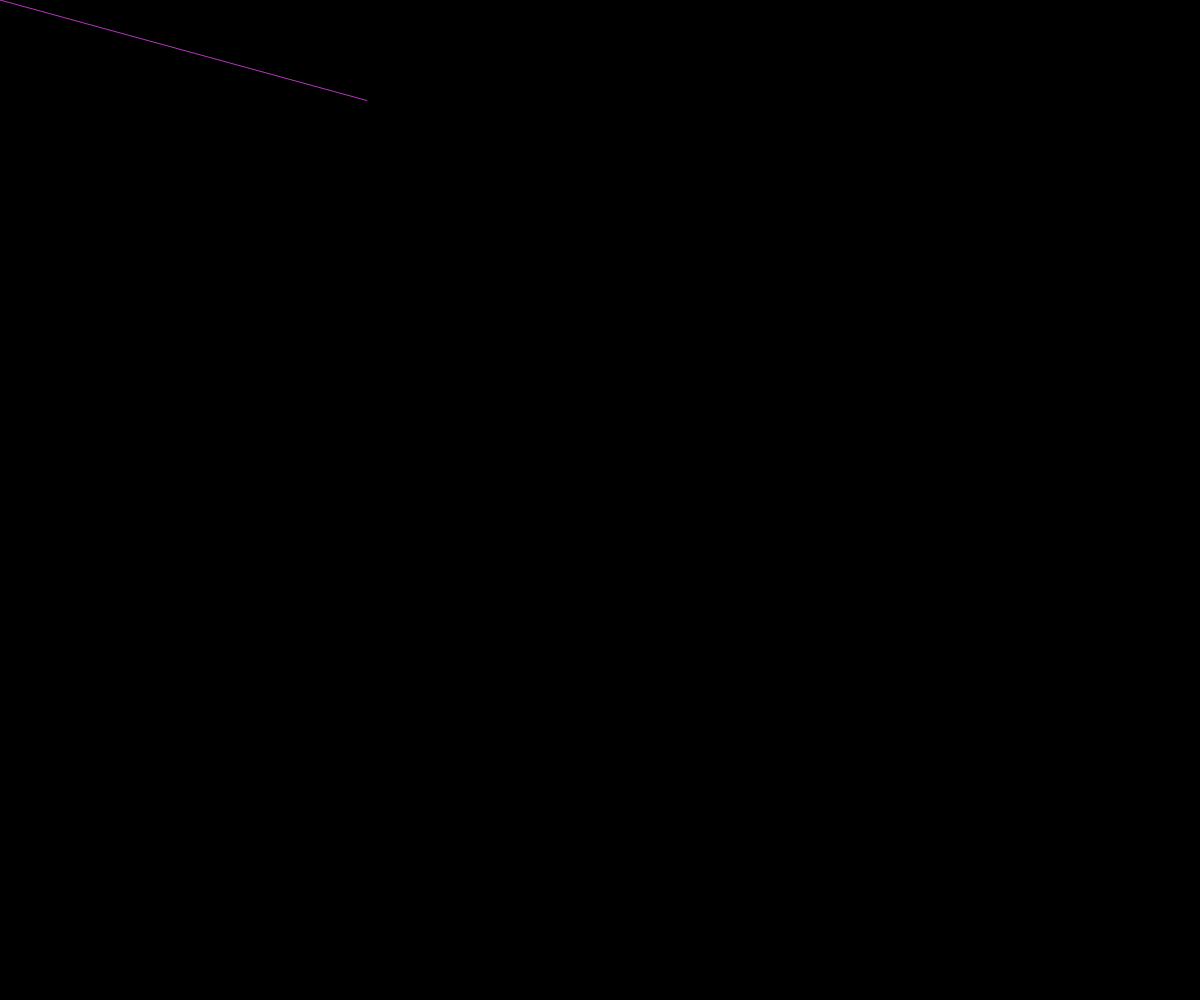
Frame 1 (no input)
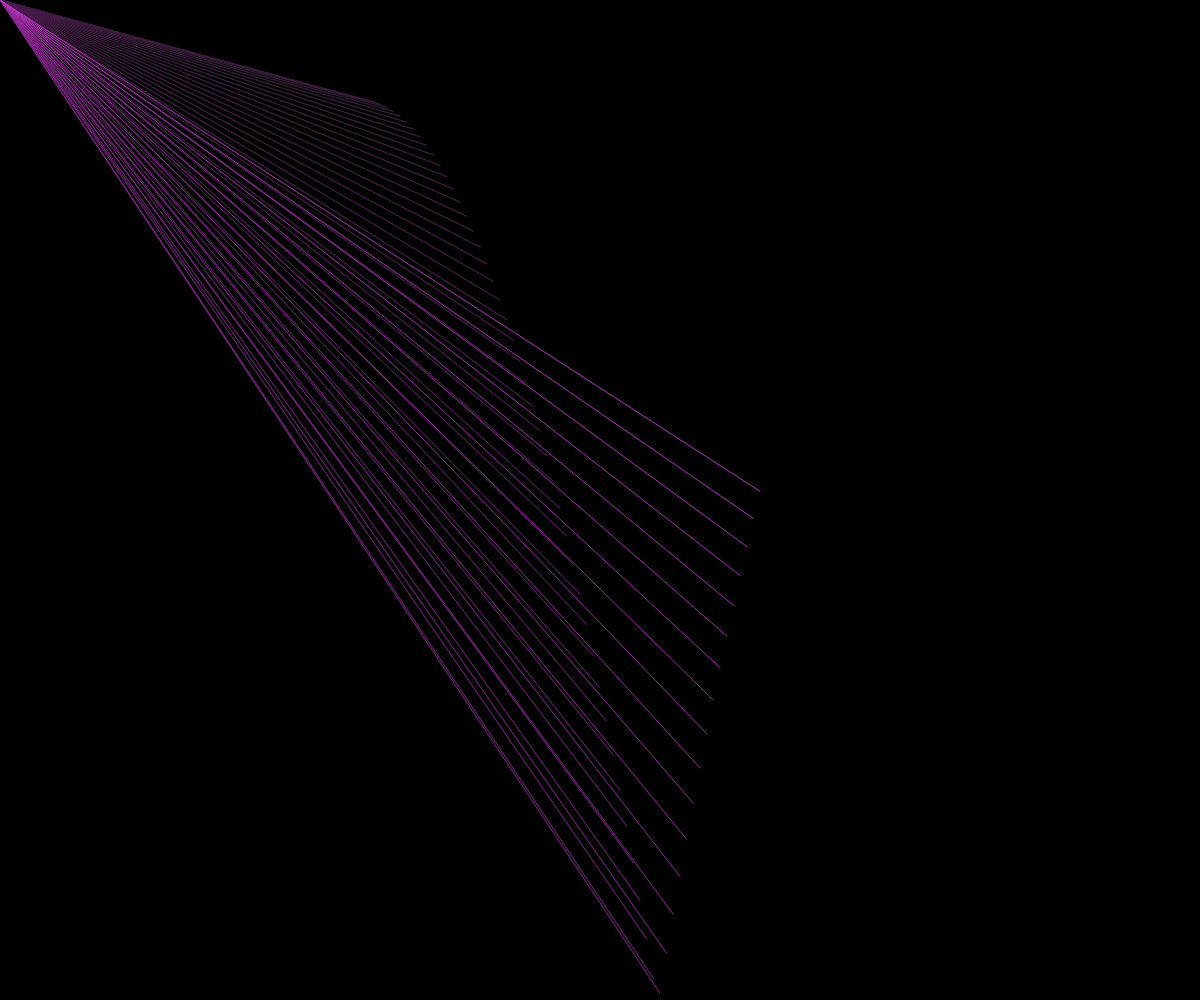
Frame 60 (no input)
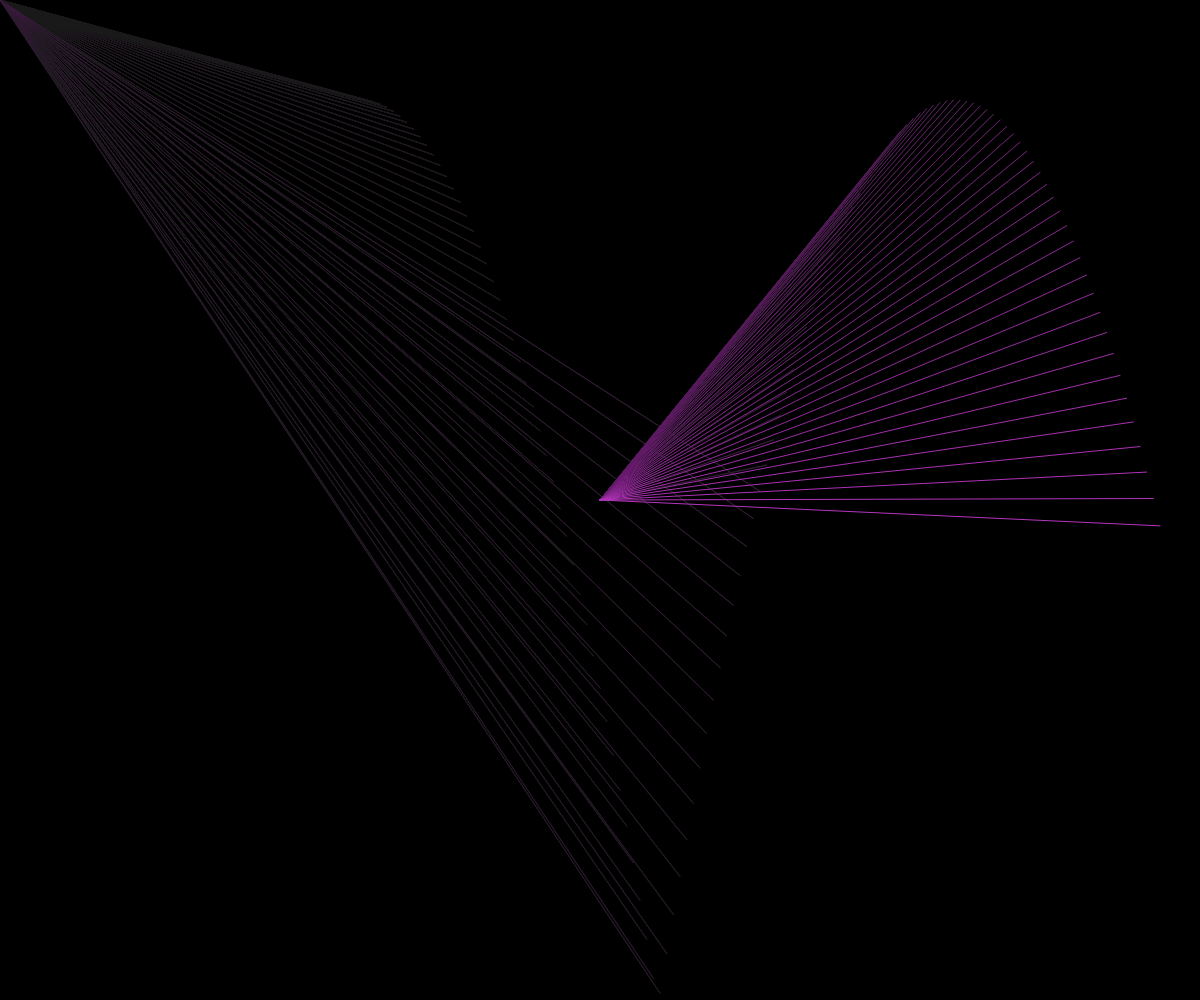
Frame 120 (the mouse pressed at the canvas centre since frame 60)

The p5.js sketch that drew these frames (run headless with seeded random() and noise() and a simulated clock; from frame 60 on, the mouse is pressed at the canvas centre):

// p5.js sketch
// ── sketch.js
var ball;
var totalRealHeight = 3; //in meter
var totalRealWidth = 3; //in meter

var density = 0; //air
//var density = 1.225; //air
// var density = 1000; //water

var accGravity;

//var cordinatesGraphic;

var startButton;

var startSym = true;


function setup() {
  createCanvas(windowWidth, windowHeight);
  
  startButton=createButton('Start');
  startButton.mousePressed(startSim);

  ball = new Ball(color(random(255), random(255), random(255)));
  noStroke();
  // cordinatesGraphic=createGraphics(width,height);
  // cordinatesGraphic.pixelDensity(1)
  addCordinates();
  
  accGravity=createVector(0,9.8);
  
 
   
   //elastisitySlider.mousePressed();
  
}
function startSim(){
  if(!startSym){
  	startSym=true;
  }else{
    ball.divs.remove();
    ball=new Ball(
      color(random(255),random(255),random(255)));
  }
}

function addCordinates(){
  // cordinatesGraphic.textFont('Helvetica');
  // cordinatesGraphic.textSize(15);
  // cordinatesGraphic.strokeWeight(0);
  // cordinatesGraphic.noStroke();
  // cordinatesGraphic.fill(255,0,0)
  // var numMarks=10
  // for(var i=1;i<numMarks;i++){
  //   cordinatesGraphic.line(0,height/(numMarks)*i,8,height/(numMarks)*i);
  //   cordinatesGraphic.text(round(
  //     totalRealHeight*100-(totalRealHeight/
  //       (numMarks))*i*100)/100,
  //     10,height/(numMarks)*i)
  //   //console.log(3/(numMarks)*i)
  // }
  background(0);
  
}

function draw() {
  if (frameRate() && startSym) {
    background(0,5);

    ball.applyForces();
    //console.log(ball.pos.x)
    //if(ball.pos.y>1)
    ball.accelerate();
    ball.move();
    ball.bounce();
    ball.display();
    
    // image(cordinatesGraphic,0,0,width,height);
  }
}

function changeDensity(){
  //density=log(ball.densitySlider.value());
  density=pow(10,ball.densitySlider.value());
  // console.log(density + " : " + ball.densitySlider.value());
  if(density<=.011){
    density=0;
  }
  ball.divDensity.html('Density: ' + 
                       density);
  
  
}
function Ball(colorIn) {
  this.elasticity = 1;
  this.color = colorIn;
  this.diam = 0.041;
  this.mass = 0.045;
  this.dragConstant = 0.4; //between .5 and .1 for ball
  this.pos = createVector(totalRealWidth * 0.3, totalRealHeight * 0.1);

  this.vel = createVector(1, 0);
  this.pvel;

  this.acc = createVector(0, .98);
	this.divs=createDiv("");
  this.divElasitisity=createDiv('Elasticity');
  this.divElasitisity.parent(this.divs);
	this.elastisitySlider = createSlider(0, 1, 1, 0.01);
	this.elastisitySlider.parent(this.divs);
  this.divDensity=createDiv('Density '+ 
                       density);
  this.divDensity.parent(this.divs);
  console.log(density + "  : " + log(density));
  this.densitySlider = createSlider(-2, 3, log(density),0.0001);
	this.densitySlider.parent(this.divs);
  this.densitySlider.mouseReleased(changeDensity);
  
  this.move = function() {

    this.pos.y = this.pos.y + ((this.pvel.y + this.vel.y) / 2) / frameRate()
    this.pos.x = this.pos.x + ((this.pvel.x + this.vel.x) / 2) / frameRate()
    
    if(this.pos.y>totalRealHeight - this.diam / 2){
      var pposition=this.pos.y - ((this.pvel.y + this.vel.y) / 2) / frameRate();
      // entripolate
      var percentOver=map(totalRealHeight - this.diam / 2, 
                          pposition,this.pos.y,
                          0,1);
          
          //abs((this.pos.y-totalRealHeight - this.diam / 2)/(pposition-this.pos.y))
      
      //console.log(map(percentOver,0,1,this.pvel.y,this.vel.y) + " ?? " + this.pvel.y + " / " +this.vel.y);
      this.vel.y=map(percentOver,0,1,this.pvel.y,this.vel.y)
      this.pos.y=totalRealHeight - this.diam / 2;
      
      // console.log(pposition + " : : " + (totalRealHeight - this.diam / 2) + " : " + this.pos.y);
      // console.log(percentOver);
    }
  }
  this.accelerate = function() {

    this.pvel = createVector(this.vel.x, this.vel.y)
    this.vel.y = this.vel.y + this.acc.y / frameRate()

  }

  this.applyForces = function() {
    //f=ma
    this.acc.x = (accGravity.x*this.mass-0.5 * density * this.dragConstant *
      pow(this.diam / 2, 2) * PI *
      this.vel.x * abs(this.vel.x)) / this.mass;

    	this.acc.y = (accGravity.y*this.mass - 0.5 * density * this.dragConstant *
        pow(this.diam / 2, 2) * PI *
        this.vel.y * abs(this.vel.y)) / this.mass;
    
    
// console.log(this.acc.y*this.mass +"  :  " + 
        //     ( - 0.5 * density * this.dragConstant *
        // pow(this.diam / 2, 2) * PI *
        // this.vel.y * abs(this.vel.y)));


  }

  this.bounce = function() {
    if (this.pos.x >= totalRealWidth - this.diam / 2) {
      this.vel.x = -abs(this.vel.x) * this.elastisitySlider.value();
      //this.pos.x=0+totalRealWidth-this.diam/2;
    }
    if (this.pos.x <= 0 + this.diam / 2) {
      this.vel.x = abs(this.vel.x) * this.elastisitySlider.value();
      //this.pos.x=0+this.diam/2;
    }
    if (this.pos.y >= totalRealHeight - this.diam / 2) {

      this.vel.y = -abs(this.vel.y) * this.elastisitySlider.value();


      //this.pos.y=totalRealHeight-this.diam/2;
      //console.log(this.vel.y);
    }
    if (this.pos.y <= 0 + this.diam / 2) {
      this.vel.y = abs(this.vel.y) * this.elastisitySlider.value();
      //this.pos.y=this.diam/2;
    }
  }

  this.display = function() {
    stroke(this.color);
    // fill(this.color);
    //console.log(map(this.pos.x,0,totalRealHeight,0,width))
  //   ellipse(
  //     map(this.pos.x, 0, totalRealWidth, 0, width),
  //     map(this.pos.y, 0, totalRealHeight, 0, height),
  //     map(this.diam, 0, totalRealHeight, 0, height),
  //     map(this.diam, 0, totalRealHeight, 0, height));

  line(
      map(this.pos.x, 0, totalRealWidth, 0, width),
      map(this.pos.y, 0, totalRealHeight, 0, height),
      mouseX,
      mouseY);
  
}
}
